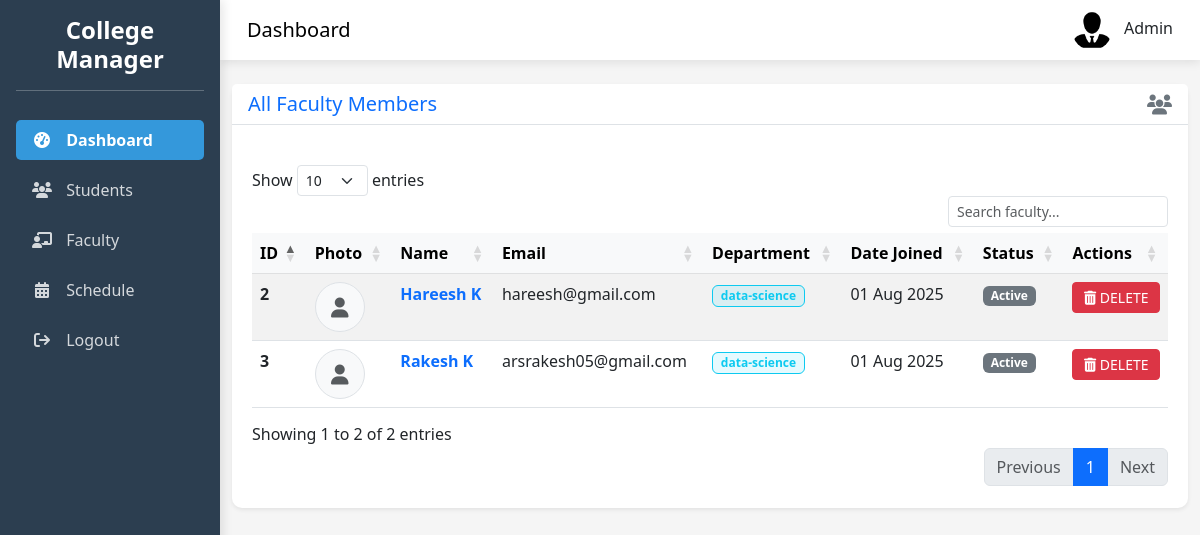
The app's page /view_all_faculty/ (signed in) with its own data.
### app/models.py (models this page shows, shortened)
class CustomFaculty(models.Model):
    user = models.OneToOneField(User, on_delete=models.CASCADE)
    user_type = models.CharField(max_length=50, default='faculty')
    phone = models.CharField(max_length=15, blank=True)
    department = models.CharField(max_length=100, null=True)
    title = models.CharField(max_length=100, null=True)
    subject = models.CharField(max_length=50, null=True)
    class Meta:
        db_table = 'CustomFaculty'

### app/views.py (the view)
# urls.py: path('view_all_faculty/', view_all_faculty, name='view_all_faculty'),
@login_required(login_url='admin_login')
def view_all_faculty(request):
    faculty_list = CustomFaculty.objects.all()
    paginator = Paginator(faculty_list, 10)
    page_number = request.GET.get('page')
    page_obj = paginator.get_page(page_number)
    return render(request, 'view_all_faculty.html', {
        'faculty': page_obj,
        'page_obj': page_obj,
        'is_paginated': paginator.num_pages > 1
    })

### templates/view_all_faculty.html (shortened to what this page needs)
{% extends 'adminDashboard.html' %}
{% block main %}
<div class="container-fluid py-4">
    <div class="row">
        <div class="col-12">
            <div class="card shadow-sm border-light">
                <div class="card-header bg-white border-bottom d-flex justify-content-between align-items-center">
                    <h5 class="mb-0 text-primary">All Faculty Members</h5>
                    <i class="fas fa-users fa-lg text-secondary"></i>
                </div>
                <div class="card-body">
                    <div class="table-responsive" style="overflow-x: auto;">
                        <table class="table table-hover table-striped nowrap" id="facultyTable" style="width:100%">
                            <thead class="table-light">
                                <tr>
                                    <th>ID</th>
                                    <th>Photo</th>
                                    <th>Name</th>
                                    <th>Email</th>
                                    <th>Department</th>
                                    <th>Date Joined</th>
                                    <th>Status</th>
                                    <th>Actions</th>
                                </tr>
                            </thead>
                            <tbody>
                                {% for fac in faculty %}
                                <tr class="faculty-row">
                                    <td data-label="ID" class="fw-bold">{{ fac.id }}</td>
                                    <td data-label="Photo">
                                        <div class="no-image bg-light rounded-circle d-flex align-items-center justify-content-center border"
                                             style="width:50px;height:50px;">
                                            <i class="fas fa-user text-muted fa-lg"></i>
                                        </div>
                                    </td>
                                    <td data-label="Name" class="text-primary fw-bold">{{ fac.user.get_full_name }}</td>
                                    <td data-label="Email">{{ fac.user.email }}</td>
                                    <td data-label="Department"><span class="badge bg-info bg-opacity-10 text-info border border-info">{{ fac.department}}</span></td>
                                    <td data-label="Date Joined">{{ fac.user.date_joined|date:"d M Y" }}</td>
                                    <td data-label="Status">
                                        <span class="badge {% if fac.is_active %}bg-success{% else %}bg-secondary{% endif %}">
                                            {% if fac.user.is_active %}Active{% else %}Inactive{% endif %}
                                        </span>
                                    </td>
                                    <td data-label="Actions">
                                        <div class="d-grid gap-2">
                                            <a href="{% url 'delete_faculty' fac.user_id %}" class="btn btn-danger btn-sm" title="Delete">
                                                <i class="fas fa-trash-alt"></i> DELETE
                                            </a>
                                        </div>
                                    </td>
                                </tr>
                                {% empty %}
                                <tr>
                                    <td colspan="8" class="text-center text-muted py-4">No faculty members found</td>
                                </tr>
                                {% endfor %}
                            </tbody>
                        </table>
                    </div>
                </div>
            </div>
        </div>
    </div>
</div>
<link rel="stylesheet" href="https://cdn.datatables.net/1.11.5/css/dataTables.bootstrap5.min.css">
{% endblock %}

### templates/adminDashboard.html (style rules this page uses)
:root { --primary-color: #3498db; --secondary-color: #2c3e50; --accent-color: #e74c3c; --light-color: #ecf0f1; --dark-color: #2c3e50; }
body { font-family: 'Segoe UI', Tahoma, Geneva, Verdana, sans-serif; background-color: #f5f5f5; overflow-x: hidden; }
.card { border: none; border-radius: 10px; box-shadow: 0 5px 15px rgba(0, 0, 0, 0.05); transition: transform 0.3s, box-shadow 0.3s; margin-bottom: 20px; }

### templates/view_all_faculty.html (style rules this page uses)
#facultyTable { border-collapse: collapse !important; }
.card-body { padding: 20px; }

### records on screen
CustomFaculty: id "2", user.get_full_name "Hareesh K", user.email "hareesh@gmail.com", department "data-science", user.date_joined "01 Aug 2025", shows "Active"
CustomFaculty: id "3", user.get_full_name "Rakesh K", user.email "arsrakesh05@gmail.com", department "data-science", user.date_joined "01 Aug 2025", shows "Active"
